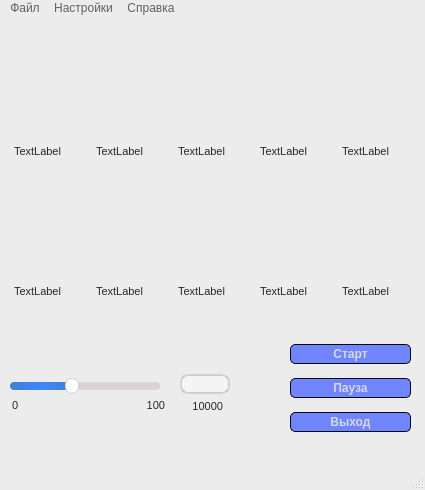
 <widget class="QMainWindow" name="MainWindow">
  <property name="geometry">
   <rect>
    <x>0</x>
    <y>0</y>
    <width>425</width>
    <height>490</height>
   </rect>
  </property>
  <property name="minimumSize">
   <size>
    <width>425</width>
    <height>490</height>
   </size>
  </property>
  <property name="maximumSize">
   <size>
    <width>425</width>
    <height>490</height>
   </size>
  </property>
  <property name="font">
   <font>
    <pointsize>10</pointsize>
   </font>
  </property>
  <property name="windowTitle">
   <string>Ведра с лампой</string>
  </property>
  <property name="styleSheet">
   <string notr="true">
QMainWindow {
    background-color:#ececec;
}
QPushButton, QToolButton, QCommandLinkButton{
    padding: 0 5px 0 5px;
    border-style: solid;
    border-top-color: qlineargradient(spread:pad, x1:0, y1:0, x2:0, y2:1, stop:0 #c1c9cf, stop:1 #d2d8dd);
    border-right-color: qlineargradient(spread:pad, x1:1, y1:0, x2:0, y2:0, stop:0 #c1c9cf, stop:1 #d2d8dd);
    border-bottom-color: qlineargradient(spread:pad, x1:0, y1:1, x2:0, y2:0, stop:0 #c1c9cf, stop:1 #d2d8dd);
    border-left-color: qlineargradient(spread:pad, x1:0, y1:0, x2:1, y2:0, stop:0 #c1c9cf, stop:1 #d2d8dd);
    border-width: 2px;
    border-radius: 8px;
    color: #616161;
    font-weight: bold;
    background-color: qlineargradient(spread:pad, x1:0.5, y1:0, x2:0.5, y2:1, stop:0 #fbfdfd, stop:0.5 #ffffff, stop:1 #fbfdfd);
}
QPushButton::default, QToolButton::default, QCommandLinkButton::default{
    border: 2px solid transparent;
    color: #FFFFFF;
    background-color: qlineargradient(spread:pad, x1:0.5, y1:0, x2:0.5, y2:1, stop:0 #84afe5, stop:1 #1168e4);
}
QPushButton:hover, QToolButton:hover, QCommandLinkButton:hover{
    color: #3d3d3d;
}
QPushButton:pressed, QToolButton:pressed, QCommandLinkButton:pressed{
    color: #aeaeae;
    background-color: qlineargradient(spread:pad, x1:0.5, y1:0, x2:0.5, y2:1, stop:0 #ffffff, stop:0.5 #fbfdfd, stop:1 #ffffff);
}
QPushButton:disabled, QToolButton:disabled, QCommandLinkButton:disabled{
    color: #616161;
    background-color: qlineargradient(spread:pad, x1:0.5, y1:0, x2:0.5, y2:1, stop:0 #dce7eb, stop:0.5 #e0e8eb, stop:1 #dee7ec);
}
QLineEdit, QTextEdit, QPlainTextEdit, QSpinBox, QDoubleSpinBox, QTimeEdit, QDateEdit, QDateTimeEdit {
    border-width: 2px;
    border-radius: 8px;
    border-style: solid;
    border-top-color: qlineargradient(spread:pad, x1:0.5, y1:1, x2:0.5, y2:0, stop:0 #c1c9cf, stop:1 #d2d8dd);
    border-right-color: qlineargradient(spread:pad, x1:0, y1:0, x2:1, y2:0, stop:0 #c1c9cf, stop:1 #d2d8dd);
    border-bottom-color: qlineargradient(spread:pad, x1:0.5, y1:0, x2:0.5, y2:1, stop:0 #c1c9cf, stop:1 #d2d8dd);
    border-left-color: qlineargradient(spread:pad, x1:1, y1:0, x2:0, y2:0, stop:0 #c1c9cf, stop:1 #d2d8dd);
    background-color: #f4f4f4;
    color: #3d3d3d;
}
QLineEdit:focus, QTextEdit:focus, QPlainTextEdit:focus, QSpinBox:focus, QDoubleSpinBox:focus, QTimeEdit:focus, QDateEdit:focus, QDateTimeEdit:focus {
    border-width: 2px;
    border-radius: 8px;
    border-style: solid;
    border-top-color: qlineargradient(spread:pad, x1:0.5, y1:1, x2:0.5, y2:0, stop:0 #85b7e3, stop:1 #9ec1db);
    border-right-color: qlineargradient(spread:pad, x1:0, y1:0, x2:1, y2:0, stop:0 #85b7e3, stop:1 #9ec1db);
    border-bottom-color: qlineargradient(spread:pad, x1:0.5, y1:0, x2:0.5, y2:1, stop:0 #85b7e3, stop:1 #9ec1db);
    border-left-color: qlineargradient(spread:pad, x1:1, y1:0, x2:0, y2:0, stop:0 #85b7e3, stop:1 #9ec1db);
    background-color: #f4f4f4;
    color: #3d3d3d;
}
QLineEdit:disabled, QTextEdit:disabled, QPlainTextEdit:disabled, QSpinBox:disabled, QDoubleSpinBox:disabled, QTimeEdit:disabled, QDateEdit:disabled, QDateTimeEdit:disabled {
    color: #b9b9b9;
}
QSpinBox::up-button, QDoubleSpinBox::up-button, QTimeEdit::up-button, QDateEdit::up-button, QDateTimeEdit::up-button {
    subcontrol-origin: padding;
    subcontrol-position: top right;
    width: 15px;
    color: #272727;
    border-left-width: 1px;
    border-left-color: darkgray;
    border-left-style: solid;
    border-top-right-radius: 3px;
    padding: 3px;
}
QSpinBox::down-button, QDoubleSpinBox::down-button, QTimeEdit::down-button, QDateEdit::down-button, QDateTimeEdit::down-button {
    subcontrol-origin: padding;
    subcontrol-position: bottom right;
    width: 15px;
    color: #272727;
    border-left-width: 1px;
    border-left-color: darkgray;
    border-left-style: solid;
    border-bottom-right-radius: 3px;
    padding: 3px;
}
QSpinBox::up-button:pressed, QDoubleSpinBox::up-button:pressed, QTimeEdit::up-button:pressed, QDateEdit::up-button:pressed, QDateTimeEdit::up-button:pressed {
    color: #aeaeae;
    background-color: qlineargradient(spread:pad, x1:0.5, y1:0, x2:0.5, y2:1, stop:0 #ffffff, stop:0.5 #fbfdfd, stop:1 #ffffff);
}
QSpinBox::down-button:pressed, QDoubleSpinBox::down-button:pressed, QTimeEdit::down-button:pressed, QDateEdit::down-button:pressed, QDateTimeEdit::down-button:pressed {
    color: #aeaeae;
    background-color: qlineargradient(spread:pad, x1:0.5, y1:0, x2:0.5, y2:1, stop:0 #ffffff, stop:0.5 #fbfdfd, stop:1 #ffffff);
}
QSpinBox::up-button:hover, QDoubleSpinBox::up-button:hover, QTimeEdit::up-button:hover, QDateEdit::up-button:hover, QDateTimeEdit::up-button:hover {
    color: #FFFFFF;
    border-top-right-radius: 5px;
    background-color: qlineargradient(spread:pad, x1:0.5, y1:0, x2:0.5, y2:1, stop:0 #84afe5, stop:1 #1168e4);
    
}
QSpinBox::down-button:hover, QDoubleSpinBox::down-button:hover, QTimeEdit::down-button:hover, QDateEdit::down-button:hover, QDateTimeEdit::down-button:hover {
    color: #FFFFFF;
    border-bottom-right-radius: 5px;
    background-color: qlineargradient(spread:pad, x1:0.5, y1:0, x2:0.5, y2:1, stop:0 #84afe5, stop:1 #1168e4);
}
QSpinBox::up-arrow, QDoubleSpinBox::up-arrow, QTimeEdit::up-arrow, QDateEdit::up-arrow, QDateTimeEdit::up-arrow {
    image: url(/usr/share/icons/Adwaita/16x16/actions/go-up-symbolic.symbolic.png);
}
QSpinBox::down-arrow, QDoubleSpinBox::down-arrow, QTimeEdit::down-arrow, QDateEdit::down-arrow, QDateTimeEdit::down-arrow {
    image: url(/usr/share/icons/Adwaita/16x16/actions/go-down-symbolic.symbolic.png);
}
QProgressBar {
    max-height: 8px;
    text-align: center;
    font: italic bold 11px;
    color: #3d3d3d;
    border: 1px solid transparent;
    border-radius:4px;
    background-color: qlineargradient(spread:pad, x1:0, y1:0, x2:0, y2:1, stop:0 #ddd5d5, stop:0.5 #dad3d3, stop:1 #ddd5d5);
}
QProgressBar::chunk {
    background-color: qlineargradient(spread:pad, x1:0, y1:0, x2:0, y2:1, stop:0 #467dd1, stop:0.5 #3b88fc, stop:1 #467dd1);
    border-radius: 4px;
}
QProgressBar:disabled {
    color: #616161;
}
QProgressBar::chunk:disabled {
    background-color: #aeaeae;
}
QSlider::groove {
    border: 1px solid #bbbbbb;
    background-color: #52595d;
    border-radius: 4px;
}
QSlider::groove:horizontal {
    height: 6px;
}
QSlider::groove:vertical {
    width: 6px;
}
QSlider::handle:horizontal {
    background: #ffffff;
    border-style: solid;
    border-width: 1px;
    border-color: rgb(207,207,207);
    width: 12px;
    margin: -5px 0;
    border-radius: 7px;
}
QSlider::handle:vertical {
    background: #ffffff;
    border-style: solid;
    border-width: 1px;
    border-color: rgb(207,207,207);
    height: 12px;
    margin: 0 -5px;
    border-radius: 7px;
}
QSlider::add-page, QSlider::sub-page {
    border: 1px transparent;
    background-color: #52595d;
    border-radius: 4px;
}
QSlider::add-page:horizontal {
    background: qlineargradient(spread:pad, x1:0, y1:0, x2:0, y2:1, stop:0 #ddd5d5, stop:0.5 #dad3d3, stop:1 #ddd5d5);
}
QSlider::sub-page:horizontal {
    background-color: qlineargradient(spread:pad, x1:0, y1:0, x2:1, y2:0, stop:0 #467dd1, stop:0.5 #3b88fc, stop:1 #467dd1);
}
QSlider::add-page:vertical {
    background-color: qlineargradient(spread:pad, x1:0, y1:0, x2:0, y2:1, stop:0 #467dd1, stop:0.5 #3b88fc, stop:1 #467dd1);
}
QSlider::sub-page:vertical {
    background: qlineargradient(spread:pad, x1:0, y1:0, x2:1, y2:0, stop:0 #ddd5d5, stop:0.5 #dad3d3, stop:1 #ddd5d5);
}
QSlider::add-page:horizontal:disabled, QSlider::sub-page:horizontal:disabled, QSlider::add-page:vertical:disabled, QSlider::sub-page:vertical:disabled {
    background: #b9b9b9;
}
QComboBox, QFontComboBox {
    border-width: 2px;
    border-radius: 8px;
    border-style: solid;
    border-top-color: qlineargradient(spread:pad, x1:0.5, y1:1, x2:0.5, y2:0, stop:0 #c1c9cf, stop:1 #d2d8dd);
    border-right-color: qlineargradient(spread:pad, x1:0, y1:0, x2:1, y2:0, stop:0 #c1c9cf, stop:1 #d2d8dd);
    border-bottom-color: qlineargradient(spread:pad, x1:0.5, y1:0, x2:0.5, y2:1, stop:0 #c1c9cf, stop:1 #d2d8dd);
    border-left-color: qlineargradient(spread:pad, x1:1, y1:0, x2:0, y2:0, stop:0 #c1c9cf, stop:1 #d2d8dd);
    background-color: #f4f4f4;
    color: #272727;
    padding-left: 5px;
}
QComboBox:editable, QComboBox:!editable, QComboBox::drop-down:editable, QComboBox:!editable:on, QComboBox::drop-down:editable:on {
    background: #ffff;
}
QComboBox::drop-down {
    subcontrol-origin: padding;
    subcontrol-position: top right;
    width: 15px;
    color: #272727;
    border-left-width: 1px;
    border-left-color: darkgray;
    border-left-style: solid;
    border-top-right-radius: 3px;
    border-bottom-right-radius: 3px;
}
QComboBox::down-arrow {
    image: url(/usr/share/icons/Adwaita/16x16/actions/go-down-symbolic.symbolic.png); /*Adawaita icon thene*/
}

QComboBox::down-arrow:on {
    top: 1px;
    left: 1px;
}
QComboBox QAbstractItemView {
    border: 1px solid darkgray;
    border-radius: 8px;
    selection-background-color: #dadada;
    selection-color: #272727;
    color: #272727;
    background: white;
}
QLabel, QCheckBox, QRadioButton {
    color: #272727;
}
QCheckBox {
    padding: 2px;
}
QCheckBox:disabled, QRadioButton:disabled {
    color: #808086;
    padding: 2px;
}

QCheckBox:hover {
    border-radius:4px;
    border-style:solid;
    padding-left: 1px;
    padding-right: 1px;
    padding-bottom: 1px;
    padding-top: 1px;
    border-width:1px;
    border-color: transparent;
}
QCheckBox::indicator:checked {
    image: url(/usr/share/icons/Adwaita/16x16/actions/object-select-symbolic.symbolic.png);
    height: 15px;
    width: 15px;
    border-style:solid;
    border-width: 1px;
    border-color: #48a5fd;
    color: #ffffff;
    border-radius: 3px;
    background-color: qlineargradient(spread:pad, x1:0, y1:0, x2:0, y2:1, stop:0 #48a5fd, stop:0.5 #329cfb, stop:1 #48a5fd);
}
QCheckBox::indicator:unchecked {
    
    height: 15px;
    width: 15px;
    border-style:solid;
    border-width: 1px;
    border-color: #48a5fd;
    border-radius: 3px;
    background-color: #fbfdfa;
}
QLCDNumber {
    color: #616161;;
}
QMenuBar {
    background-color: #ececec;
}
QMenuBar::item {
    color: #616161;
    spacing: 3px;
    padding: 1px 4px;
    background-color: #ececec;
}

QMenuBar::item:selected {
    background-color: #dadada;
    color: #3d3d3d;
}
QMenu {
    background-color: #ececec;
}
QMenu::item:selected {
    background-color: #dadada;
    color: #3d3d3d;
}
QMenu::item {
    color: #616161;;
    background-color: #e0e0e0;
}
QTabWidget {
    color:rgb(0,0,0);
    background-color:#000000;
}
QTabWidget::pane {
    border-color: #050a0e;
    background-color: #e0e0e0;
    border-width: 1px;
    border-radius: 4px;
    position: absolute;
    top: -0.5em;
    padding-top: 0.5em;
}

QTabWidget::tab-bar {
    alignment: center;
}

QTabBar::tab {
    border-bottom: 1px solid #c0c0c0;
    padding: 3px;
    color: #272727;
    background-color: #fefefc;
    margin-left:0px;
}
QTabBar::tab:!last {
    border-right: 1px solid;
    border-right-color: #c0c0c0;
    border-bottom-color: #c0c0c0;
}
QTabBar::tab:first {
    border-top-left-radius: 4px;
    border-bottom-left-radius: 4px;
}
QTabBar::tab:last {
    border-top-right-radius: 4px;
    border-bottom-right-radius: 4px;
}
QTabBar::tab:selected, QTabBar::tab:last:selected, QTabBar::tab:hover {
    color: #FFFFFF;
    background-color: qlineargradient(spread:pad, x1:0.5, y1:0, x2:0.5, y2:1, stop:0 #84afe5, stop:1 #1168e4);
}
QRadioButton::indicator {
    height: 14px;
    width: 14px;
    border-style:solid;
    border-radius:7px;
    border-width: 1px;
}
QRadioButton::indicator:checked {
    border-color: #48a5fd;
    background-color: qradialgradient(cx:0.5, cy:0.5, radius:0.4,fx:0.5, fy:0.5, stop:0 #ffffff, stop:0.5 #ffffff, stop:0.6 #48a5fd, stop:1 #48a5fd);
}
QRadioButton::indicator:!checked {
    border-color: #a9b7c6;
    background-color: #fbfdfa;
}
QStatusBar {
    color:#027f7f;
}

QDial {
    background: #16a085;
}

QToolBox {
    color: #a9b7c6;
    background-color: #222b2e;
}
QToolBox::tab {
    color: #a9b7c6;
    background-color:#222b2e;
}
QToolBox::tab:selected {
    color: #FFFFFF;
    background-color:#222b2e;
}
QScrollArea {
    color: #FFFFFF;
    background-color:#222b2e;
}

QScrollBar:horizontal {
	max-height: 10px;
	border: 1px transparent grey;
	margin: 0px 20px 0px 20px;
	background: transparent;
}
QScrollBar:vertical {
	max-width: 10px;
	border: 1px transparent grey;
	margin: 20px 0px 20px 0px;
	background: transparent;
}
QScrollBar::handle:vertical, QScrollBar::handle:horizontal {
	background: #52595d;
	border-style: transparent;
	border-radius: 4px;
	min-height: 25px;
}
QScrollBar::handle:horizontal:hover, QScrollBar::handle:vertical:hover {
	background: qlineargradient(spread:pad, x1:0, y1:0, x2:1, y2:0, stop:0 #467dd1, stop:0.5 #3b88fc, stop:1 #467dd1);
}
QScrollBar::add-line, QScrollBar::sub-line {
    border: 2px transparent grey;
    border-radius: 4px;
    subcontrol-origin: margin;
    background: #b9b9b9;
}
QScrollBar::add-line:horizontal {
    width: 20px;
    subcontrol-position: right;
}
QScrollBar::add-line:vertical {
    height: 20px;
    subcontrol-position: bottom;
}
QScrollBar::sub-line:horizontal {
    width: 20px;
    subcontrol-position: left;
}
QScrollBar::sub-line:vertical {
    height: 20px;
    subcontrol-position: top;
}
QScrollBar::add-line:vertical:pressed, QScrollBar::add-line:horizontal:pressed, QScrollBar::sub-line:horizontal:pressed, QScrollBar::sub-line:vertical:pressed {
    background: qlineargradient(spread:pad, x1:0, y1:0, x2:1, y2:0, stop:0 #467dd1, stop:0.5 #3b88fc, stop:1 #467dd1);
}
QScrollBar::add-page:horizontal, QScrollBar::sub-page:horizontal, QScrollBar::add-page:vertical, QScrollBar::sub-page:vertical {
    background: none;
}
QScrollBar::up-arrow:vertical {
    image: url(/usr/share/icons/Adwaita/16x16/actions/go-up-symbolic.symbolic.png);
}
QScrollBar::down-arrow:vertical {
    image: url(/usr/share/icons/Adwaita/16x16/actions/go-down-symbolic.symbolic.png);
}
QScrollBar::left-arrow:horizontal {
    image: url(/usr/share/icons/Adwaita/16x16/actions/go-previous-symbolic.symbolic.png);
}
QScrollBar::right-arrow:horizontal {
    image: url(/usr/share/icons/Adwaita/16x16/actions/go-next-symbolic.symbolic.png);
}</string>
  </property>
  <property name="inputMethodHints">
   <set>Qt::ImhNone</set>
  </property>
  <widget class="QWidget" name="centralwidget">
   <widget class="QLineEdit" name="label_speed">
    <property name="geometry">
     <rect>
      <x>180</x>
      <y>358</y>
      <width>50</width>
      <height>20</height>
     </rect>
    </property>
    <property name="maximumSize">
     <size>
      <width>50</width>
      <height>20</height>
     </size>
    </property>
    <property name="font">
     <font>
      <pointsize>8</pointsize>
     </font>
    </property>
    <property name="inputMethodHints">
     <set>Qt::ImhNone</set>
    </property>
    <property name="inputMask">
     <string/>
    </property>
    <property name="maxLength">
     <number>3</number>
    </property>
    <property name="cursorMoveStyle">
     <enum>Qt::LogicalMoveStyle</enum>
    </property>
   </widget>
   <widget class="QWidget" name="verticalLayoutWidget">
    <property name="geometry">
     <rect>
      <x>290</x>
      <y>320</y>
      <width>121</width>
      <height>106</height>
     </rect>
    </property>
    <layout class="QVBoxLayout" name="verticalLayout">
     <item>
      <widget class="QPushButton" name="button_start">
       <property name="styleSheet">
        <string notr="true">
QPushButton{
	border-style: solid;
	border-color: #050a0e;
	border-width: 1px;
	border-radius: 5px;
	color: #d3dae3;
	padding: 2px;
	background-color: rgb(112, 133, 255);
}
QPushButton::default{
	border-style: solid;
	border-color: #050a0e;
	border-width: 1px;
	border-radius: 5px;
	color: #FFFFFF;
	padding: 2px;
	background-color:  rgb(112, 133, 255);
}
QPushButton:hover{
	border-style: solid;
	border-top-color: qlineargradient(spread:pad, x1:0, y1:1, x2:1, y2:1, stop:0 #C0DB50, stop:0.4 #C0DB50, stop:0.5 #100E19, stop:1 #100E19);
    border-bottom-color: qlineargradient(spread:pad, x1:0, y1:1, x2:1, y2:1, stop:0 #100E19, stop:0.5 #100E19, stop:0.6 #C0DB50, stop:1 #C0DB50);
    border-left-color: qlineargradient(spread:pad, x1:0, y1:0, x2:0, y2:1, stop:0 #C0DB50, stop:0.3 #C0DB50, stop:0.7 #100E19, stop:1 #100E19);
    border-right-color: qlineargradient(spread:pad, x1:0, y1:1, x2:0, y2:0, stop:0 #C0DB50, stop:0.3 #C0DB50, stop:0.7 #100E19, stop:1 #100E19);
	border-width: 2px;
    border-radius: 1px;
	color:  #d3dae3;
	padding: 2px;
}
QPushButton:pressed{
	border-style: solid;
	border-top-color: qlineargradient(spread:pad, x1:0, y1:1, x2:1, y2:1, stop:0 #d33af1, stop:0.4 #d33af1, stop:0.5 #100E19, stop:1 #100E19);
    border-bottom-color: qlineargradient(spread:pad, x1:0, y1:1, x2:1, y2:1, stop:0 #100E19, stop:0.5 #100E19, stop:0.6 #d33af1, stop:1 #d33af1);
    border-left-color: qlineargradient(spread:pad, x1:0, y1:0, x2:0, y2:1, stop:0 #d33af1, stop:0.3 #d33af1, stop:0.7 #100E19, stop:1 #100E19);
    border-right-color: qlineargradient(spread:pad, x1:0, y1:1, x2:0, y2:0, stop:0 #d33af1, stop:0.3 #d33af1, stop:0.7 #100E19, stop:1 #100E19);
	border-width: 2px;
    border-radius: 1px;
	color:  #d3dae3;
	padding: 2px;
}</string>
       </property>
       <property name="text">
        <string>Старт</string>
       </property>
      </widget>
     </item>
     <item>
      <widget class="QPushButton" name="button_pause">
       <property name="enabled">
        <bool>false</bool>
       </property>
       <property name="styleSheet">
        <string notr="true">
QPushButton{
	border-style: solid;
	border-color: #050a0e;
	border-width: 1px;
	border-radius: 5px;
	color: #d3dae3;
	padding: 2px;
	background-color: rgb(112, 133, 255);
}
QPushButton::default{
	border-style: solid;
	border-color: #050a0e;
	border-width: 1px;
	border-radius: 5px;
	color: #FFFFFF;
	padding: 2px;
	background-color:  rgb(112, 133, 255);
}
QPushButton:hover{
	border-style: solid;
	border-top-color: qlineargradient(spread:pad, x1:0, y1:1, x2:1, y2:1, stop:0 #C0DB50, stop:0.4 #C0DB50, stop:0.5 #100E19, stop:1 #100E19);
    border-bottom-color: qlineargradient(spread:pad, x1:0, y1:1, x2:1, y2:1, stop:0 #100E19, stop:0.5 #100E19, stop:0.6 #C0DB50, stop:1 #C0DB50);
    border-left-color: qlineargradient(spread:pad, x1:0, y1:0, x2:0, y2:1, stop:0 #C0DB50, stop:0.3 #C0DB50, stop:0.7 #100E19, stop:1 #100E19);
    border-right-color: qlineargradient(spread:pad, x1:0, y1:1, x2:0, y2:0, stop:0 #C0DB50, stop:0.3 #C0DB50, stop:0.7 #100E19, stop:1 #100E19);
	border-width: 2px;
    border-radius: 1px;
	color:  #d3dae3;
	padding: 2px;
}
QPushButton:pressed{
	border-style: solid;
	border-top-color: qlineargradient(spread:pad, x1:0, y1:1, x2:1, y2:1, stop:0 #d33af1, stop:0.4 #d33af1, stop:0.5 #100E19, stop:1 #100E19);
    border-bottom-color: qlineargradient(spread:pad, x1:0, y1:1, x2:1, y2:1, stop:0 #100E19, stop:0.5 #100E19, stop:0.6 #d33af1, stop:1 #d33af1);
    border-left-color: qlineargradient(spread:pad, x1:0, y1:0, x2:0, y2:1, stop:0 #d33af1, stop:0.3 #d33af1, stop:0.7 #100E19, stop:1 #100E19);
    border-right-color: qlineargradient(spread:pad, x1:0, y1:1, x2:0, y2:0, stop:0 #d33af1, stop:0.3 #d33af1, stop:0.7 #100E19, stop:1 #100E19);
	border-width: 2px;
    border-radius: 1px;
	color:  #d3dae3;
	padding: 2px;
}
</string>
       </property>
       <property name="text">
        <string>Пауза</string>
       </property>
      </widget>
     </item>
     <item>
      <widget class="QPushButton" name="button_exit">
       <property name="styleSheet">
        <string notr="true">
QPushButton{
	border-style: solid;
	border-color: #050a0e;
	border-width: 1px;
	border-radius: 5px;
	color: #d3dae3;
	padding: 2px;
	background-color: rgb(112, 133, 255);
}
QPushButton::default{
	border-style: solid;
	border-color: #050a0e;
	border-width: 1px;
	border-radius: 5px;
	color: #FFFFFF;
	padding: 2px;
	background-color:  rgb(112, 133, 255);
}
QPushButton:hover{
	border-style: solid;
	border-top-color: qlineargradient(spread:pad, x1:0, y1:1, x2:1, y2:1, stop:0 #C0DB50, stop:0.4 #C0DB50, stop:0.5 #100E19, stop:1 #100E19);
    border-bottom-color: qlineargradient(spread:pad, x1:0, y1:1, x2:1, y2:1, stop:0 #100E19, stop:0.5 #100E19, stop:0.6 #C0DB50, stop:1 #C0DB50);
    border-left-color: qlineargradient(spread:pad, x1:0, y1:0, x2:0, y2:1, stop:0 #C0DB50, stop:0.3 #C0DB50, stop:0.7 #100E19, stop:1 #100E19);
    border-right-color: qlineargradient(spread:pad, x1:0, y1:1, x2:0, y2:0, stop:0 #C0DB50, stop:0.3 #C0DB50, stop:0.7 #100E19, stop:1 #100E19);
	border-width: 2px;
    border-radius: 1px;
	color:  #d3dae3;
	padding: 2px;
}
QPushButton:pressed{
	border-style: solid;
	border-top-color: qlineargradient(spread:pad, x1:0, y1:1, x2:1, y2:1, stop:0 #d33af1, stop:0.4 #d33af1, stop:0.5 #100E19, stop:1 #100E19);
    border-bottom-color: qlineargradient(spread:pad, x1:0, y1:1, x2:1, y2:1, stop:0 #100E19, stop:0.5 #100E19, stop:0.6 #d33af1, stop:1 #d33af1);
    border-left-color: qlineargradient(spread:pad, x1:0, y1:0, x2:0, y2:1, stop:0 #d33af1, stop:0.3 #d33af1, stop:0.7 #100E19, stop:1 #100E19);
    border-right-color: qlineargradient(spread:pad, x1:0, y1:1, x2:0, y2:0, stop:0 #d33af1, stop:0.3 #d33af1, stop:0.7 #100E19, stop:1 #100E19);
	border-width: 2px;
    border-radius: 1px;
	color:  #d3dae3;
	padding: 2px;
}</string>
       </property>
       <property name="text">
        <string>Выход</string>
       </property>
      </widget>
     </item>
    </layout>
   </widget>
   <widget class="QLabel" name="label_generated_number">
    <property name="geometry">
     <rect>
      <x>10</x>
      <y>3</y>
      <width>401</width>
      <height>16</height>
     </rect>
    </property>
    <property name="font">
     <font>
      <pointsize>8</pointsize>
     </font>
    </property>
    <property name="text">
     <string/>
    </property>
   </widget>
   <widget class="QLabel" name="label_tick_time">
    <property name="geometry">
     <rect>
      <x>182</x>
      <y>380</y>
      <width>41</width>
      <height>20</height>
     </rect>
    </property>
    <property name="font">
     <font>
      <pointsize>8</pointsize>
      <kerning>false</kerning>
     </font>
    </property>
    <property name="layoutDirection">
     <enum>Qt::RightToLeft</enum>
    </property>
    <property name="text">
     <string>10000</string>
    </property>
    <property name="alignment">
     <set>Qt::AlignRight|Qt::AlignTrailing|Qt::AlignVCenter</set>
    </property>
   </widget>
   <widget class="QLabel" name="no_edit_10">
    <property name="geometry">
     <rect>
      <x>144</x>
      <y>381</y>
      <width>21</width>
      <height>16</height>
     </rect>
    </property>
    <property name="font">
     <font>
      <pointsize>8</pointsize>
      <kerning>false</kerning>
     </font>
    </property>
    <property name="layoutDirection">
     <enum>Qt::RightToLeft</enum>
    </property>
    <property name="text">
     <string>100</string>
    </property>
    <property name="alignment">
     <set>Qt::AlignRight|Qt::AlignTrailing|Qt::AlignVCenter</set>
    </property>
   </widget>
   <widget class="QLabel" name="no_edit_0">
    <property name="geometry">
     <rect>
      <x>12</x>
      <y>381</y>
      <width>16</width>
      <height>16</height>
     </rect>
    </property>
    <property name="font">
     <font>
      <pointsize>8</pointsize>
     </font>
    </property>
    <property name="text">
     <string>0</string>
    </property>
   </widget>
   <widget class="QSlider" name="slider_speed">
    <property name="geometry">
     <rect>
      <x>10</x>
      <y>360</y>
      <width>150</width>
      <height>20</height>
     </rect>
    </property>
    <property name="minimumSize">
     <size>
      <width>150</width>
      <height>20</height>
     </size>
    </property>
    <property name="maximumSize">
     <size>
      <width>150</width>
      <height>20</height>
     </size>
    </property>
    <property name="maximum">
     <number>100</number>
    </property>
    <property name="value">
     <number>40</number>
    </property>
    <property name="orientation">
     <enum>Qt::Horizontal</enum>
    </property>
    <property name="tickPosition">
     <enum>QSlider::TicksBelow</enum>
    </property>
    <property name="tickInterval">
     <number>5</number>
    </property>
   </widget>
   <widget class="QLabel" name="label_bad_num">
    <property name="geometry">
     <rect>
      <x>10</x>
      <y>23</y>
      <width>401</width>
      <height>16</height>
     </rect>
    </property>
    <property name="font">
     <font>
      <pointsize>8</pointsize>
     </font>
    </property>
    <property name="text">
     <string/>
    </property>
   </widget>
   <widget class="QLabel" name="label_bucket_1">
    <property name="geometry">
     <rect>
      <x>14</x>
      <y>120</y>
      <width>71</width>
      <height>31</height>
     </rect>
    </property>
    <property name="font">
     <font>
      <pointsize>8</pointsize>
     </font>
    </property>
    <property name="text">
     <string>TextLabel</string>
    </property>
   </widget>
   <widget class="QLabel" name="bucket_1">
    <property name="geometry">
     <rect>
      <x>11</x>
      <y>41</y>
      <width>75</width>
      <height>75</height>
     </rect>
    </property>
    <property name="maximumSize">
     <size>
      <width>16777215</width>
      <height>77</height>
     </size>
    </property>
    <property name="text">
     <string/>
    </property>
    <property name="pixmap">
     <pixmap>images/bucket.png</pixmap>
    </property>
   </widget>
   <widget class="QLabel" name="bucket_3">
    <property name="geometry">
     <rect>
      <x>175</x>
      <y>41</y>
      <width>75</width>
      <height>75</height>
     </rect>
    </property>
    <property name="maximumSize">
     <size>
      <width>16777215</width>
      <height>77</height>
     </size>
    </property>
    <property name="text">
     <string/>
    </property>
    <property name="pixmap">
     <pixmap>images/bucket.png</pixmap>
    </property>
   </widget>
   <widget class="QLabel" name="label_bucket_2">
    <property name="geometry">
     <rect>
      <x>96</x>
      <y>120</y>
      <width>71</width>
      <height>31</height>
     </rect>
    </property>
    <property name="font">
     <font>
      <pointsize>8</pointsize>
     </font>
    </property>
    <property name="text">
     <string>TextLabel</string>
    </property>
   </widget>
   <widget class="QLabel" name="label_bucket_5">
    <property name="geometry">
     <rect>
      <x>342</x>
      <y>120</y>
      <width>71</width>
      <height>31</height>
     </rect>
    </property>
    <property name="font">
     <font>
      <pointsize>8</pointsize>
     </font>
    </property>
    <property name="text">
     <string>TextLabel</string>
    </property>
   </widget>
   <widget class="QLabel" name="bucket_2">
    <property name="geometry">
     <rect>
      <x>93</x>
      <y>41</y>
      <width>75</width>
      <height>75</height>
     </rect>
    </property>
    <property name="minimumSize">
     <size>
      <width>0</width>
      <height>0</height>
     </size>
    </property>
    <property name="maximumSize">
     <size>
      <width>75</width>
      <height>77</height>
     </size>
    </property>
    <property name="text">
     <string/>
    </property>
    <property name="pixmap">
     <pixmap>images/bucket.png</pixmap>
    </property>
    <property name="scaledContents">
     <bool>false</bool>
    </property>
   </widget>
   <widget class="QLabel" name="label_bucket_3">
    <property name="geometry">
     <rect>
      <x>178</x>
      <y>120</y>
      <width>71</width>
      <height>31</height>
     </rect>
    </property>
    <property name="font">
     <font>
      <pointsize>8</pointsize>
     </font>
    </property>
    <property name="text">
     <string>TextLabel</string>
    </property>
   </widget>
   <widget class="QLabel" name="bucket_8">
    <property name="geometry">
     <rect>
      <x>175</x>
      <y>189</y>
      <width>75</width>
      <height>75</height>
     </rect>
    </property>
    <property name="text">
     <string/>
    </property>
    <property name="pixmap">
     <pixmap>images/bucket.png</pixmap>
    </property>
   </widget>
   <widget class="QLabel" name="bucket_6">
    <property name="geometry">
     <rect>
      <x>11</x>
      <y>189</y>
      <width>75</width>
      <height>75</height>
     </rect>
    </property>
    <property name="text">
     <string/>
    </property>
    <property name="pixmap">
     <pixmap>images/bucket.png</pixmap>
    </property>
   </widget>
   <widget class="QLabel" name="bucket_7">
    <property name="geometry">
     <rect>
      <x>93</x>
      <y>189</y>
      <width>75</width>
      <height>75</height>
     </rect>
    </property>
    <property name="text">
     <string/>
    </property>
    <property name="pixmap">
     <pixmap>images/bucket.png</pixmap>
    </property>
   </widget>
   <widget class="QLabel" name="bucket_9">
    <property name="geometry">
     <rect>
      <x>257</x>
      <y>189</y>
      <width>75</width>
      <height>75</height>
     </rect>
    </property>
    <property name="text">
     <string/>
    </property>
    <property name="pixmap">
     <pixmap>images/bucket.png</pixmap>
    </property>
   </widget>
   <widget class="QLabel" name="bucket_10">
    <property name="geometry">
     <rect>
      <x>339</x>
      <y>189</y>
      <width>75</width>
      <height>75</height>
     </rect>
    </property>
    <property name="text">
     <string/>
    </property>
    <property name="pixmap">
     <pixmap>images/bucket.png</pixmap>
    </property>
   </widget>
   <widget class="QLabel" name="label_bucket_4">
    <property name="geometry">
     <rect>
      <x>260</x>
      <y>120</y>
      <width>71</width>
      <height>31</height>
     </rect>
    </property>
    <property name="font">
     <font>
      <pointsize>8</pointsize>
     </font>
    </property>
    <property name="text">
     <string>TextLabel</string>
    </property>
   </widget>
   <widget class="QLabel" name="bucket_4">
    <property name="geometry">
     <rect>
      <x>257</x>
      <y>41</y>
      <width>75</width>
      <height>75</height>
     </rect>
    </property>
    <property name="maximumSize">
     <size>
      <width>16777215</width>
      <height>77</height>
     </size>
    </property>
    <property name="text">
     <string/>
    </property>
    <property name="pixmap">
     <pixmap>images/bucket.png</pixmap>
    </property>
   </widget>
   <widget class="QLabel" name="bucket_5">
    <property name="geometry">
     <rect>
      <x>339</x>
      <y>41</y>
      <width>75</width>
      <height>75</height>
     </rect>
    </property>
    <property name="maximumSize">
     <size>
      <width>16777215</width>
      <height>77</height>
     </size>
    </property>
    <property name="text">
     <string/>
    </property>
    <property name="pixmap">
     <pixmap>images/bucket.png</pixmap>
    </property>
   </widget>
   <widget class="QLabel" name="label_bucket_6">
    <property name="geometry">
     <rect>
      <x>14</x>
      <y>260</y>
      <width>71</width>
      <height>31</height>
     </rect>
    </property>
    <property name="font">
     <font>
      <pointsize>8</pointsize>
     </font>
    </property>
    <property name="text">
     <string>TextLabel</string>
    </property>
   </widget>
   <widget class="QLabel" name="label_bucket_7">
    <property name="geometry">
     <rect>
      <x>96</x>
      <y>260</y>
      <width>71</width>
      <height>31</height>
     </rect>
    </property>
    <property name="font">
     <font>
      <pointsize>8</pointsize>
     </font>
    </property>
    <property name="text">
     <string>TextLabel</string>
    </property>
   </widget>
   <widget class="QLabel" name="label_bucket_8">
    <property name="geometry">
     <rect>
      <x>178</x>
      <y>260</y>
      <width>71</width>
      <height>31</height>
     </rect>
    </property>
    <property name="font">
     <font>
      <pointsize>8</pointsize>
     </font>
    </property>
    <property name="text">
     <string>TextLabel</string>
    </property>
   </widget>
   <widget class="QLabel" name="label_bucket_9">
    <property name="geometry">
     <rect>
      <x>260</x>
      <y>260</y>
      <width>71</width>
      <height>31</height>
     </rect>
    </property>
    <property name="font">
     <font>
      <pointsize>8</pointsize>
     </font>
    </property>
    <property name="text">
     <string>TextLabel</string>
    </property>
   </widget>
   <widget class="QLabel" name="label_bucket_10">
    <property name="geometry">
     <rect>
      <x>342</x>
      <y>260</y>
      <width>71</width>
      <height>31</height>
     </rect>
    </property>
    <property name="font">
     <font>
      <pointsize>8</pointsize>
     </font>
    </property>
    <property name="text">
     <string>TextLabel</string>
    </property>
   </widget>
  </widget>
  <widget class="QMenuBar" name="menubar">
   <property name="geometry">
    <rect>
     <x>0</x>
     <y>0</y>
     <width>425</width>
     <height>23</height>
    </rect>
   </property>
   <widget class="QMenu" name="menu">
    <property name="title">
     <string>Файл</string>
    </property>
    <addaction name="action_open"/>
    <addaction name="action_save"/>
    <addaction name="action_quit"/>
   </widget>
   <widget class="QMenu" name="menu_2">
    <property name="title">
     <string>Настройки</string>
    </property>
    <addaction name="action_colors"/>
    <addaction name="action_liters"/>
   </widget>
   <widget class="QMenu" name="menu_4">
    <property name="title">
     <string>Справка</string>
    </property>
    <addaction name="action_help"/>
    <addaction name="action_2"/>
   </widget>
   <addaction name="menu"/>
   <addaction name="menu_2"/>
   <addaction name="menu_4"/>
  </widget>
  <widget class="QStatusBar" name="statusbar">
   <property name="enabled">
    <bool>true</bool>
   </property>
  </widget>
  <action name="action_open">
   <property name="text">
    <string>Открыть</string>
   </property>
  </action>
  <action name="action_save">
   <property name="text">
    <string>Сохранить</string>
   </property>
  </action>
  <action name="action_quit">
   <property name="text">
    <string>Выход</string>
   </property>
  </action>
  <action name="action_colors">
   <property name="text">
    <string>Цвет</string>
   </property>
  </action>
  <action name="action_about">
   <property name="text">
    <string>Об авторе</string>
   </property>
  </action>
  <action name="action_help">
   <property name="text">
    <string>Руководство</string>
   </property>
  </action>
  <action name="action_2">
   <property name="text">
    <string>Об авторе</string>
   </property>
  </action>
  <action name="action_liters">
   <property name="text">
    <string>Заполнение ведер</string>
   </property>
  </action>
 </widget>
